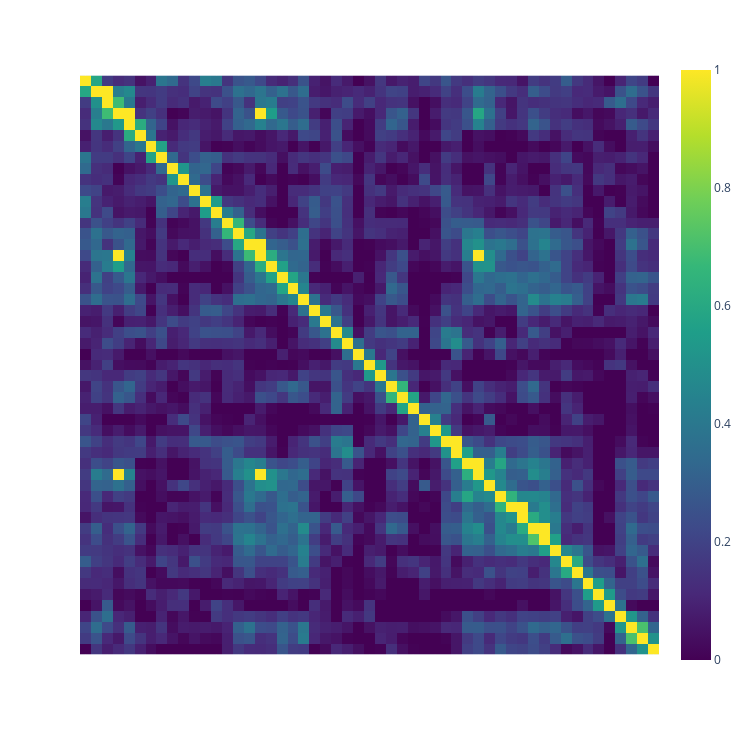

Notebook source saved alongside this figure:
### Code cell
create_heatmap.create_heatmap(cos_sim_cluster_max, offs, offs, text, text, 0)

### Figure 1 — Plotly figure (JSON) as saved in the notebook; plotly's stock layout.template omitted (floating-point values rounded to 4 significant figures; data arrays with more than 128 entries replaced by an {"elided": "..."} marker saying what was removed)
{"data": [{"coloraxis": "coloraxis", "hovertemplate": "x: %{x}<br>y: %{y}<br>color: %{z}<extra></extra>", "name": "0", "type": "heatmap", "x": ["And it came to pass that I, Nephi, returned from speaking with the Lord, to the tent of my father.\nAnd it came to pass that he spake unto me, saying: Behold I have dreamed a dream, in the which", "And it came to pass that he spake unto me, saying: Behold I have dreamed a dream, in the which the Lord hath commanded me that thou and thy brethren shall return to Jerusalem.\nFor behold, Laban hath the record", "the Lord hath commanded me that thou and thy brethren shall return to Jerusalem.\nFor behold, Laban hath the record of the Jews and also a genealogy of my forefathers, and they are engraven upon plates of brass.\nWherefore, the", "of the Jews and also a genealogy of my forefathers, and they are engraven upon plates of brass.\nWherefore, the Lord hath commanded me that thou and thy brothers should go unto the house of Laban, and seek the records,", "Lord hath commanded me that thou and thy brothers should go unto the house of Laban, and seek the records, and bring them down hither into the wilderness.\nAnd now, behold thy brothers murmur, saying it is a hard thing", "and bring them down hither into the wilderness.\nAnd now, behold thy brothers murmur, saying it is a hard thing which I have required of them; but behold I have not required it of them, but it is a commandment", "which I have required of them; but behold I have not required it of them, but it is a commandment of the Lord.\nTherefore go, my son, and thou shalt be favored of the Lord, because thou hast not murmured.", "of the Lord.\nTherefore go, my son, and thou shalt be favored of the Lord, because thou hast not murmured.\nAnd it came to pass that I, Nephi, said unto my father: I will go and do the things which", "And it came to pass that I, Nephi, said unto my father: I will go and do the things which the Lord hath commanded, for I know that the Lord giveth no commandments unto the children of men, save he", "the Lord hath commanded, for I know that the Lord giveth no commandments unto the children of men, save he shall prepare a way for them that they may accomplish the thing which he commandeth them.\nAnd it came to", "shall prepare a way for them that they may accomplish the thing which he commandeth them.\nAnd it came to pass that when my father had heard these words he was exceedingly glad, for he knew that I had been", "pass that when my father had heard these words he was exceedingly glad, for he knew that I had been blessed of the Lord.\nAnd I, Nephi, and my brethren took our journey in the wilderness, with our tents, to", "blessed of the Lord.\nAnd I, Nephi, and my brethren took our journey in the wilderness, with our tents, to go up to the land of Jerusalem.\nAnd it came to pass that when we had gone up to the", "go up to the land of Jerusalem.\nAnd it came to pass that when we had gone up to the land of Jerusalem, I and my brethren did consult one with another.\nAnd we cast lots--who of us should go", "land of Jerusalem, I and my brethren did consult one with another.\nAnd we cast lots--who of us should go in unto the house of Laban. And it came to pass that the lot fell upon Laman; and Laman went", "in unto the house of Laban. And it came to pass that the lot fell upon Laman; and Laman went in unto the house of Laban, and he talked with him as he sat in his house.\nAnd he desired", "in unto the house of Laban, and he talked with him as he sat in his house.\nAnd he desired of Laban the records which were engraven upon the plates of brass, which contained the genealogy of my father.\nAnd", "of Laban the records which were engraven upon the plates of brass, which contained the genealogy of my father.\nAnd behold, it came to pass that Laban was angry, and thrust him out from his presence; and he would not", "behold, it came to pass that Laban was angry, and thrust him out from his presence; and he would not that he should have the records. Wherefore, he said unto him: Behold thou art a robber, and I will slay", "that he should have the records. Wherefore, he said unto him: Behold thou art a robber, and I will slay thee.\nBut Laman fled out of his presence, and told the things which Laban had done, unto us. And we", "thee.\nBut Laman fled out of his presence, and told the things which Laban had done, unto us. And we began to be exceedingly sorrowful, and my brethren were about to return unto my father in the wilderness.\nBut behold", "began to be exceedingly sorrowful, and my brethren were about to return unto my father in the wilderness.\nBut behold I said unto them that: As the Lord liveth, and as we live, we will not go down unto our", "I said unto them that: As the Lord liveth, and as we live, we will not go down unto our father in the wilderness until we have accomplished the thing which the Lord hath commanded us.\nWherefore, let us be", "father in the wilderness until we have accomplished the thing which the Lord hath commanded us.\nWherefore, let us be faithful in keeping the commandments of the Lord; therefore let us go down to the land of our father's inheritance,", "faithful in keeping the commandments of the Lord; therefore let us go down to the land of our father's inheritance, for behold he left gold and silver, and all manner of riches. And all this he hath done because of", "for behold he left gold and silver, and all manner of riches. And all this he hath done because of the commandments of the Lord.\nFor he knew that Jerusalem must be destroyed, because of the wickedness of the people.", "the commandments of the Lord.\nFor he knew that Jerusalem must be destroyed, because of the wickedness of the people.\nFor behold, they have rejected the words of the prophets. Wherefore, if my father should dwell in the land after", "For behold, they have rejected the words of the prophets. Wherefore, if my father should dwell in the land after he hath been commanded to flee out of the land, behold, he would also perish. Wherefore, it must needs be", "he hath been commanded to flee out of the land, behold, he would also perish. Wherefore, it must needs be that he flee out of the land.\nAnd behold, it is wisdom in God that we should obtain these records,", "that he flee out of the land.\nAnd behold, it is wisdom in God that we should obtain these records, that we may preserve unto our children the language of our fathers;\nAnd also that we may preserve unto them", "that we may preserve unto our children the language of our fathers;\nAnd also that we may preserve unto them the words which have been spoken by the mouth of all the holy prophets, which have been delivered unto them", "the words which have been spoken by the mouth of all the holy prophets, which have been delivered unto them by the Spirit and power of God, since the world began, even down unto this present time.\nAnd it came", "by the Spirit and power of God, since the world began, even down unto this present time.\nAnd it came to pass that after this manner of language did I persuade my brethren, that they might be faithful in keeping", "to pass that after this manner of language did I persuade my brethren, that they might be faithful in keeping the commandments of God.\nAnd it came to pass that we went down to the land of our inheritance, and", "the commandments of God.\nAnd it came to pass that we went down to the land of our inheritance, and we did gather together our gold, and our silver, and our precious things.\nAnd after we had gathered these things", "we did gather together our gold, and our silver, and our precious things.\nAnd after we had gathered these things together, we went up again unto the house of Laban.\nAnd it came to pass that we went in unto", "together, we went up again unto the house of Laban.\nAnd it came to pass that we went in unto Laban, and desired him that he would give unto us the records which were engraven upon the plates of brass,", "Laban, and desired him that he would give unto us the records which were engraven upon the plates of brass, for which we would give unto him our gold, and our silver, and all our precious things.\nAnd it came", "for which we would give unto him our gold, and our silver, and all our precious things.\nAnd it came to pass that when Laban saw our property, and that it was exceedingly great, he did lust after it, insomuch", "to pass that when Laban saw our property, and that it was exceedingly great, he did lust after it, insomuch that he thrust us out, and sent his servants to slay us, that he might obtain our property.\nAnd it", "that he thrust us out, and sent his servants to slay us, that he might obtain our property.\nAnd it came to pass that we did flee before the servants of Laban, and we were obliged to leave behind our", "came to pass that we did flee before the servants of Laban, and we were obliged to leave behind our property, and it fell into the hands of Laban.\nAnd it came to pass that we fled into the wilderness,", "property, and it fell into the hands of Laban.\nAnd it came to pass that we fled into the wilderness, and the servants of Laban did not overtake us, and we hid ourselves in the cavity of a rock.\nAnd", "and the servants of Laban did not overtake us, and we hid ourselves in the cavity of a rock.\nAnd it came to pass that Laman was angry with me, and also with my father; and also was Lemuel, for", "it came to pass that Laman was angry with me, and also with my father; and also was Lemuel, for he hearkened unto the words of Laman. Wherefore Laman and Lemuel did speak many hard words unto us, their younger", "he hearkened unto the words of Laman. Wherefore Laman and Lemuel did speak many hard words unto us, their younger brothers, and they did smite us even with a rod.\nAnd it came to pass as they smote us with", "brothers, and they did smite us even with a rod.\nAnd it came to pass as they smote us with a rod, behold, an angel of the Lord came and stood before them, and he spake unto them, saying: Why", "a rod, behold, an angel of the Lord came and stood before them, and he spake unto them, saying: Why do ye smite your younger brother with a rod? Know ye not that the Lord hath chosen him to be", "do ye smite your younger brother with a rod? Know ye not that the Lord hath chosen him to be a ruler over you, and this because of your iniquities? Behold ye shall go up to Jerusalem again, and the", "a ruler over you, and this because of your iniquities? Behold ye shall go up to Jerusalem again, and the Lord will deliver Laban into your hands.\nAnd after the angel had spoken unto us, he departed.\nAnd after the", "Lord will deliver Laban into your hands.\nAnd after the angel had spoken unto us, he departed.\nAnd after the angel had departed, Laman and Lemuel again began to murmur, saying: How is it possible that the Lord will deliver", "angel had departed, Laman and Lemuel again began to murmur, saying: How is it possible that the Lord will deliver Laban into our hands? Behold, he is a mighty man, and he can command fifty, yea, even he can slay", "Laban into our hands? Behold, he is a mighty man, and he can command fifty, yea, even he can slay fifty; then why not us?"], "xaxis": "x", "y": ["And it came to pass that I, Nephi, returned from speaking with the Lord, to the tent of my father.\nAnd it came to pass that he spake unto me, saying: Behold I have dreamed a dream, in the which", "And it came to pass that he spake unto me, saying: Behold I have dreamed a dream, in the which the Lord hath commanded me that thou and thy brethren shall return to Jerusalem.\nFor behold, Laban hath the record", "the Lord hath commanded me that thou and thy brethren shall return to Jerusalem.\nFor behold, Laban hath the record of the Jews and also a genealogy of my forefathers, and they are engraven upon plates of brass.\nWherefore, the", "of the Jews and also a genealogy of my forefathers, and they are engraven upon plates of brass.\nWherefore, the Lord hath commanded me that thou and thy brothers should go unto the house of Laban, and seek the records,", "Lord hath commanded me that thou and thy brothers should go unto the house of Laban, and seek the records, and bring them down hither into the wilderness.\nAnd now, behold thy brothers murmur, saying it is a hard thing", "and bring them down hither into the wilderness.\nAnd now, behold thy brothers murmur, saying it is a hard thing which I have required of them; but behold I have not required it of them, but it is a commandment", "which I have required of them; but behold I have not required it of them, but it is a commandment of the Lord.\nTherefore go, my son, and thou shalt be favored of the Lord, because thou hast not murmured.", "of the Lord.\nTherefore go, my son, and thou shalt be favored of the Lord, because thou hast not murmured.\nAnd it came to pass that I, Nephi, said unto my father: I will go and do the things which", "And it came to pass that I, Nephi, said unto my father: I will go and do the things which the Lord hath commanded, for I know that the Lord giveth no commandments unto the children of men, save he", "the Lord hath commanded, for I know that the Lord giveth no commandments unto the children of men, save he shall prepare a way for them that they may accomplish the thing which he commandeth them.\nAnd it came to", "shall prepare a way for them that they may accomplish the thing which he commandeth them.\nAnd it came to pass that when my father had heard these words he was exceedingly glad, for he knew that I had been", "pass that when my father had heard these words he was exceedingly glad, for he knew that I had been blessed of the Lord.\nAnd I, Nephi, and my brethren took our journey in the wilderness, with our tents, to", "blessed of the Lord.\nAnd I, Nephi, and my brethren took our journey in the wilderness, with our tents, to go up to the land of Jerusalem.\nAnd it came to pass that when we had gone up to the", "go up to the land of Jerusalem.\nAnd it came to pass that when we had gone up to the land of Jerusalem, I and my brethren did consult one with another.\nAnd we cast lots--who of us should go", "land of Jerusalem, I and my brethren did consult one with another.\nAnd we cast lots--who of us should go in unto the house of Laban. And it came to pass that the lot fell upon Laman; and Laman went", "in unto the house of Laban. And it came to pass that the lot fell upon Laman; and Laman went in unto the house of Laban, and he talked with him as he sat in his house.\nAnd he desired", "in unto the house of Laban, and he talked with him as he sat in his house.\nAnd he desired of Laban the records which were engraven upon the plates of brass, which contained the genealogy of my father.\nAnd", "of Laban the records which were engraven upon the plates of brass, which contained the genealogy of my father.\nAnd behold, it came to pass that Laban was angry, and thrust him out from his presence; and he would not", "behold, it came to pass that Laban was angry, and thrust him out from his presence; and he would not that he should have the records. Wherefore, he said unto him: Behold thou art a robber, and I will slay", "that he should have the records. Wherefore, he said unto him: Behold thou art a robber, and I will slay thee.\nBut Laman fled out of his presence, and told the things which Laban had done, unto us. And we", "thee.\nBut Laman fled out of his presence, and told the things which Laban had done, unto us. And we began to be exceedingly sorrowful, and my brethren were about to return unto my father in the wilderness.\nBut behold", "began to be exceedingly sorrowful, and my brethren were about to return unto my father in the wilderness.\nBut behold I said unto them that: As the Lord liveth, and as we live, we will not go down unto our", "I said unto them that: As the Lord liveth, and as we live, we will not go down unto our father in the wilderness until we have accomplished the thing which the Lord hath commanded us.\nWherefore, let us be", "father in the wilderness until we have accomplished the thing which the Lord hath commanded us.\nWherefore, let us be faithful in keeping the commandments of the Lord; therefore let us go down to the land of our father's inheritance,", "faithful in keeping the commandments of the Lord; therefore let us go down to the land of our father's inheritance, for behold he left gold and silver, and all manner of riches. And all this he hath done because of", "for behold he left gold and silver, and all manner of riches. And all this he hath done because of the commandments of the Lord.\nFor he knew that Jerusalem must be destroyed, because of the wickedness of the people.", "the commandments of the Lord.\nFor he knew that Jerusalem must be destroyed, because of the wickedness of the people.\nFor behold, they have rejected the words of the prophets. Wherefore, if my father should dwell in the land after", "For behold, they have rejected the words of the prophets. Wherefore, if my father should dwell in the land after he hath been commanded to flee out of the land, behold, he would also perish. Wherefore, it must needs be", "he hath been commanded to flee out of the land, behold, he would also perish. Wherefore, it must needs be that he flee out of the land.\nAnd behold, it is wisdom in God that we should obtain these records,", "that he flee out of the land.\nAnd behold, it is wisdom in God that we should obtain these records, that we may preserve unto our children the language of our fathers;\nAnd also that we may preserve unto them", "that we may preserve unto our children the language of our fathers;\nAnd also that we may preserve unto them the words which have been spoken by the mouth of all the holy prophets, which have been delivered unto them", "the words which have been spoken by the mouth of all the holy prophets, which have been delivered unto them by the Spirit and power of God, since the world began, even down unto this present time.\nAnd it came", "by the Spirit and power of God, since the world began, even down unto this present time.\nAnd it came to pass that after this manner of language did I persuade my brethren, that they might be faithful in keeping", "to pass that after this manner of language did I persuade my brethren, that they might be faithful in keeping the commandments of God.\nAnd it came to pass that we went down to the land of our inheritance, and", "the commandments of God.\nAnd it came to pass that we went down to the land of our inheritance, and we did gather together our gold, and our silver, and our precious things.\nAnd after we had gathered these things", "we did gather together our gold, and our silver, and our precious things.\nAnd after we had gathered these things together, we went up again unto the house of Laban.\nAnd it came to pass that we went in unto", "together, we went up again unto the house of Laban.\nAnd it came to pass that we went in unto Laban, and desired him that he would give unto us the records which were engraven upon the plates of brass,", "Laban, and desired him that he would give unto us the records which were engraven upon the plates of brass, for which we would give unto him our gold, and our silver, and all our precious things.\nAnd it came", "for which we would give unto him our gold, and our silver, and all our precious things.\nAnd it came to pass that when Laban saw our property, and that it was exceedingly great, he did lust after it, insomuch", "to pass that when Laban saw our property, and that it was exceedingly great, he did lust after it, insomuch that he thrust us out, and sent his servants to slay us, that he might obtain our property.\nAnd it", "that he thrust us out, and sent his servants to slay us, that he might obtain our property.\nAnd it came to pass that we did flee before the servants of Laban, and we were obliged to leave behind our", "came to pass that we did flee before the servants of Laban, and we were obliged to leave behind our property, and it fell into the hands of Laban.\nAnd it came to pass that we fled into the wilderness,", "property, and it fell into the hands of Laban.\nAnd it came to pass that we fled into the wilderness, and the servants of Laban did not overtake us, and we hid ourselves in the cavity of a rock.\nAnd", "and the servants of Laban did not overtake us, and we hid ourselves in the cavity of a rock.\nAnd it came to pass that Laman was angry with me, and also with my father; and also was Lemuel, for", "it came to pass that Laman was angry with me, and also with my father; and also was Lemuel, for he hearkened unto the words of Laman. Wherefore Laman and Lemuel did speak many hard words unto us, their younger", "he hearkened unto the words of Laman. Wherefore Laman and Lemuel did speak many hard words unto us, their younger brothers, and they did smite us even with a rod.\nAnd it came to pass as they smote us with", "brothers, and they did smite us even with a rod.\nAnd it came to pass as they smote us with a rod, behold, an angel of the Lord came and stood before them, and he spake unto them, saying: Why", "a rod, behold, an angel of the Lord came and stood before them, and he spake unto them, saying: Why do ye smite your younger brother with a rod? Know ye not that the Lord hath chosen him to be", "do ye smite your younger brother with a rod? Know ye not that the Lord hath chosen him to be a ruler over you, and this because of your iniquities? Behold ye shall go up to Jerusalem again, and the", "a ruler over you, and this because of your iniquities? Behold ye shall go up to Jerusalem again, and the Lord will deliver Laban into your hands.\nAnd after the angel had spoken unto us, he departed.\nAnd after the", "Lord will deliver Laban into your hands.\nAnd after the angel had spoken unto us, he departed.\nAnd after the angel had departed, Laman and Lemuel again began to murmur, saying: How is it possible that the Lord will deliver", "angel had departed, Laman and Lemuel again began to murmur, saying: How is it possible that the Lord will deliver Laban into our hands? Behold, he is a mighty man, and he can command fifty, yea, even he can slay", "Laban into our hands? Behold, he is a mighty man, and he can command fifty, yea, even he can slay fifty; then why not us?"], "yaxis": "y", "z": {"elided": "53x53 float values"}}], "layout": {"coloraxis": {"cmax": 1.0, "cmin": 0, "colorscale": [[0, "#440154"], [0.1111, "#482878"], [0.2222, "#3e4989"], [0.3333, "#31688e"], [0.4444, "#26828e"], [0.5556, "#1f9e89"], [0.6667, "#35b779"], [0.7778, "#6ece58"], [0.8889, "#b5de2b"], [1, "#fde725"]]}, "height": 750, "margin": {"t": 60}, "width": 750, "xaxis": {"anchor": "y", "constrain": "domain", "domain": [0, 1], "scaleanchor": "y", "showticklabels": false}, "yaxis": {"anchor": "x", "autorange": "reversed", "constrain": "domain", "domain": [0, 1], "showticklabels": false}}}
